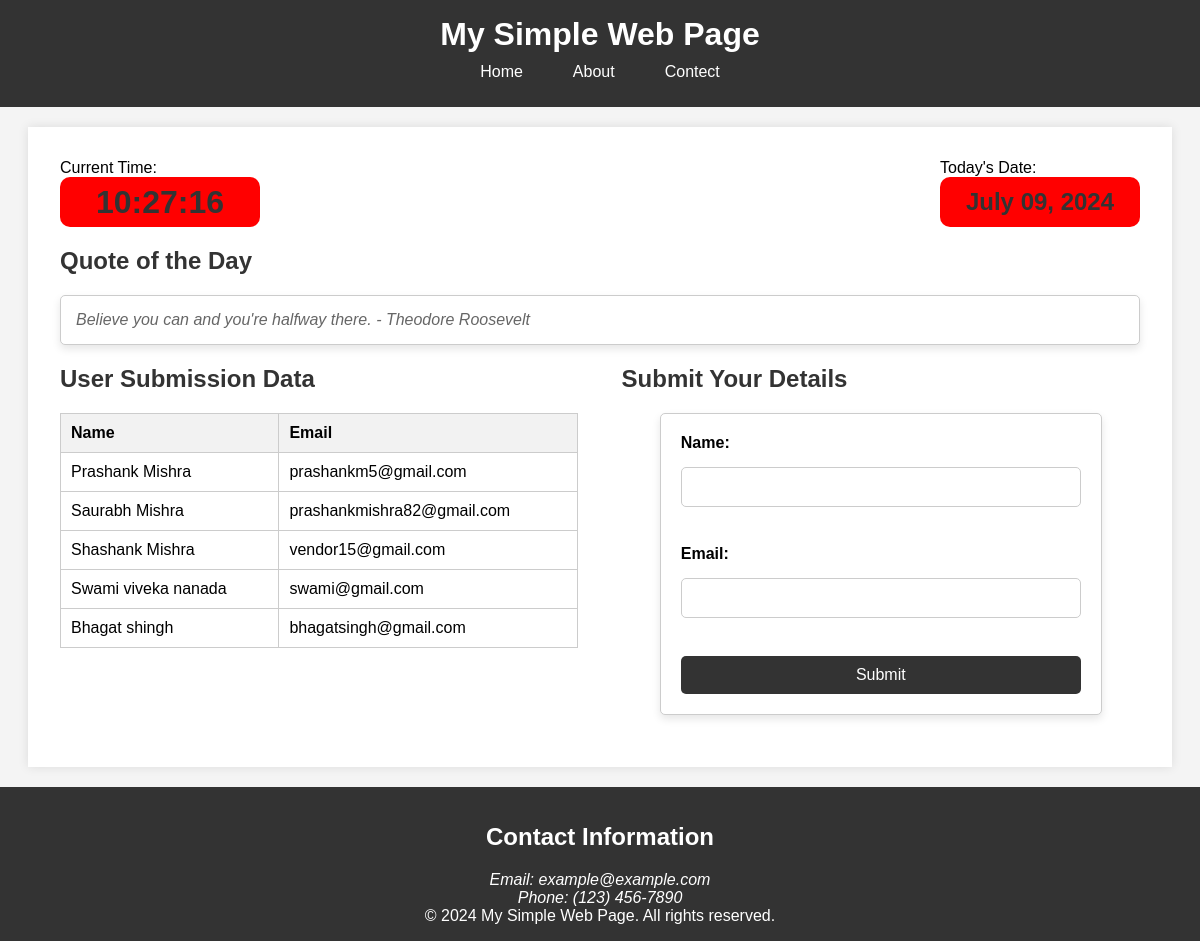
The page / on the database its author committed.
### myapp/models.py (models this page shows)
class User(models.Model):
    name = models.CharField(max_length=100)
    email = models.EmailField(unique=True)

### myapp/views.py (the view)
# urls.py: path('', views.home, name='home'),
def home(request):
    now = datetime.datetime.now()
    current_time = now.strftime("%H:%M:%S")
    current_date = now.strftime("%B %d, %Y")
    quotes = [
        "Success is not final, failure is not fatal: It is the courage to continue that counts. - Winston Churchill",
        "It does not matter how slowly you go as long as you do not stop. - Confucius",
        "Believe you can and you're halfway there. - Theodore Roosevelt",
        "The only limit to our realization of tomorrow will be our doubts of today. - Franklin D. Roosevelt",
        "In the end, it's not the years in your life that count. It's the life in your years. - Abraham Lincoln"
    ]
    random_quote = random.choice(quotes)
    users = User.objects.all()
    if request.method == 'POST':
        form = UserForm(request.POST)
        if form.is_valid():
            name = request.POST.get('name')
            email = request.POST.get('email')
            user = User(name=name, email=email)
            user.save()
            messages.success(request, f'Thank you, {name}! Your email {email} has been submitted.')
            form = UserForm()
    else:
        form = UserForm()
    context = {
        'current_time': current_time,
        'current_date': current_date,
        'random_quote': random_quote,
        'form': form,
        'users': users,
    }
    return render(request, 'index.html', context)

### myapp/forms.py
class UserForm(ModelForm):
    class Meta:
        model = User
        fields = ['name', 'email']
        labels = {
            'name': 'Full Name',
            'email': 'Email Address',
        }
        help_texts = {
            'name': 'Please enter your full name.',
            'email': 'Please enter a valid email address.',
        }
        error_messages = {
            'name': {
                'max_length': 'Name should not exceed 100 characters.',
            },
            'email': {
            'unique': 'This email address is already registered.',
            },
            'required': 'This field is required.',
            'invalid': 'Please enter a valid email address.',
        }

### myapp/templates/index.html (shortened to what this page needs)
{% extends "base.html" %}
{% load static %}
{% block navbar %}
{% include "include/navbar.html" %}
{% endblock navbar %}
{% block content %}
<main>
    <div class="clock-calendar">
        <div class="">Current Time: <div id="clock" class="clock blinking-box"></div></div>
        <div class="">Today's Date: <div id="calendar" class="calendar blinking-box">July 09, 2024</div></div>
    </div>
    <section id="quote">
        <h2>Quote of the Day</h2>
        <div class="quotes-container">
            <div class="quote-card">
                <p class="quote">{{ random_quote }}</p>
            </div>
        </div>
    </section>
    <div class="two-columns">
        <section id="user-data">
            <h2>User Submission Data</h2>
            <table id="submission-table">
                <thead>
                    <tr>
                        <th>Name</th>
                        <th>Email</th>
                    </tr>
                </thead>
                <tbody>
                    {% if users %}
                    {% for user in users %}
                    <tr>
                        <td class="user-data-cell">{{ user.name }}</td>
                        <td class="user-data-cell">{{ user.email }}</td>
                    </tr>
                    {% endfor %}
                    {% else %}
                    <tr>
                        <td class="user-data-cell">No User</td>
                        <td class="user-data-cell">No User</td>
                    </tr>
                    {% endif %}
                </tbody>
            </table>
        </section>
        <section id="form">
            <h2>Submit Your Details</h2>
            <form action="{% url "home" %}" method="POST">
                <label for="name">Name:</label>
                {{ form.name }}
                <br>
                <label for="email">Email:</label>
                {{ form.email }}
                <br>
                <button type="submit">Submit</button>
            </form>
        </section>
    </div>
</main>
{% endblock content %}

### myapp/templates/base.html (shortened to what this page needs)
<!DOCTYPE html>
<html lang="en">
<head>
    <link rel="stylesheet" href="/static/myapp_css/style.css">
</head>
<body>
    {% block navbar %}{% endblock navbar %}
    {% block content %}{% endblock content %}
    <footer>
        <h2>Contact Information</h2>
        <address>
            Email: example@example.com<br>
            Phone: (123) 456-7890
        </address>
        <p>&copy; 2024 My Simple Web Page. All rights reserved.</p>
    </footer>
    </body>
    </html>

### myapp/templates/include/navbar.html
{% load static %}
<header>
    <h1>My Simple Web Page</h1>
    <nav>
        <ul>
            <li><a href="{% url "home" %}">Home</a></li>
            <li><a href="#about">About</a></li>
            <li><a href="#Contect">Contect</a></li>
        </ul>
    </nav>
</header>

### myapp/static/myapp_css/style.css (style rules this page uses)
body { font-family: Arial, sans-serif; margin: 0; padding: 0; background-color: #f4f4f4; }
header { background-color: #333; color: #fff; padding: 1em 0; text-align: center; }
header h1 { margin: 0; font-size: 2em; transition: color 0.3s ease-in-out; }
nav ul { list-style: none; padding: 0; margin: 0; display: flex; justify-content: center; flex-wrap: wrap; }
nav ul li { margin: 10px; }
nav ul li a { color: #fff; text-decoration: none; padding: 10px 15px; border-radius: 5px; transition: background-color 0.3s ease-in-out, color 0.3s ease-in-out; }
main { padding: 2em; background-color: #fff; margin: 20px auto; width: 90%; max-width: 1200px; box-shadow: 0 0 10px rgba(0, 0, 0, 0.1); }
main h2 { color: #333; transition: color 0.3s ease-in-out; }
footer { background-color: #333; color: #fff; text-align: center; padding: 1em 0; position: relative; bottom: 0; width: 100%; }
footer p { margin: 0; transition: color 0.3s ease-in-out; }
.blinking-box { width: 200px; height: 50px; background-color: red; color: white; display: flex; justify-content: center; align-items: center; margin: 0 auto; border-radius: 10px; font-size: 1.5em; animation: blinking 1s infinite; }
.clock-calendar { display: flex; justify-content: space-between; margin-bottom: 20px; }
.clock { font-size: 2em; font-weight: bold; color: #333; text-align: left; }
.calendar { font-size: 1.5em; font-weight: bold; color: #333; text-align: right; }
.quotes-container { margin-top: 20px; display: flex; flex-direction: column; gap: 10px; }
.quote-card { background-color: #fff; border: 1px solid #ccc; border-radius: 5px; padding: 15px; box-shadow: 0 4px 8px rgba(0, 0, 0, 0.1); opacity: 0; transform: translateY(20px); transition: opacity 0.5s ease-in-out, transform 0.5s ease-in-out; }
.quote { font-style: italic; color: #666; margin: 0; }
form { display: flex; flex-direction: column; gap: 10px; background-color: #fff; padding: 20px; border: 1px solid #ccc; border-radius: 5px; box-shadow: 0 4px 8px rgba(0, 0, 0, 0.1); max-width: 400px; margin: 20px auto; }
form label { font-weight: bold; margin-bottom: 5px; }
form input { padding: 10px; border: 1px solid #ccc; border-radius: 5px; font-size: 1em; transition: border-color 0.3s ease-in-out; }
form button { padding: 10px 15px; border: none; border-radius: 5px; background-color: #333; color: #fff; font-size: 1em; cursor: pointer; transition: background-color 0.3s ease-in-out, color 0.3s ease-in-out; }
.two-columns { display: flex; justify-content: space-between; }
#user-data, #form { width: 48%; }
#user-data { margin-right: 2%; }
#form { margin-left: 2%; }
#submission-table { width: 100%; border-collapse: collapse; margin-top: 10px; }
#submission-table th, #submission-table td { border: 1px solid #ccc; padding: 10px; text-align: left; }
#submission-table th { background-color: #f2f2f2; }
.user-data-cell { padding: 12px; }

### rows shown on the page
User: name "Prashank Mishra", email "prashankm5@gmail.com"
User: name "Saurabh Mishra", email "prashankmishra82@gmail.com"
User: name "Shashank Mishra", email "vendor15@gmail.com"
User: name "Swami viveka nanada", email "swami@gmail.com"
User: name "Bhagat shingh", email "bhagatsingh@gmail.com"
